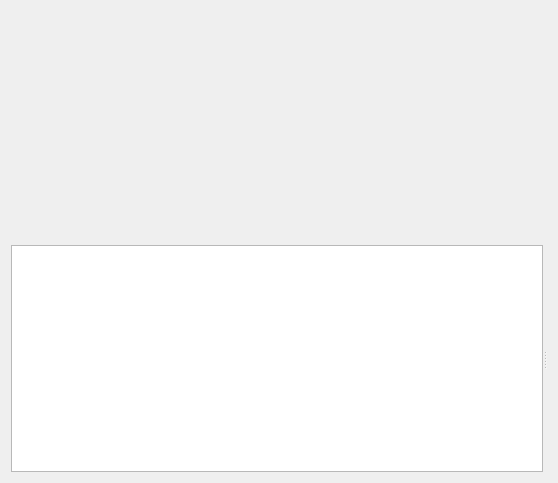
<?xml version="1.0" encoding="UTF-8"?>
<ui version="4.0">
 <class>ResourceEditorWidget</class>
 <widget class="QWidget" name="ResourceEditorWidget">
  <property name="geometry">
   <rect>
    <x>0</x>
    <y>0</y>
    <width>558</width>
    <height>483</height>
   </rect>
  </property>
  <layout class="QVBoxLayout" name="verticalLayout">
   <item>
    <widget class="KMessageWidget" name="m_messageWidget"/>
   </item>
   <item>
    <widget class="QSplitter" name="m_splitter">
     <property name="orientation">
      <enum>Qt::Horizontal</enum>
     </property>
     <property name="childrenCollapsible">
      <bool>false</bool>
     </property>
     <widget class="KCategorizedView" name="m_resourceView"/>
     <widget class="QStackedWidget" name="m_editorStack">
      <property name="currentIndex">
       <number>0</number>
      </property>
      <widget class="QWidget" name="m_courseEditor"/>
      <widget class="QWidget" name="m_keyboardLayoutEditor"/>
     </widget>
    </widget>
   </item>
  </layout>
 </widget>
 <customwidgets>
  <customwidget>
   <class>KCategorizedView</class>
   <extends>QListView</extends>
   <header>kcategorizedview.h</header>
  </customwidget>
  <customwidget>
   <class>KMessageWidget</class>
   <extends>QFrame</extends>
   <header location="global">kmessagewidget.h</header>
   <container>1</container>
  </customwidget>
 </customwidgets>
 <resources/>
 <connections/>
</ui>
